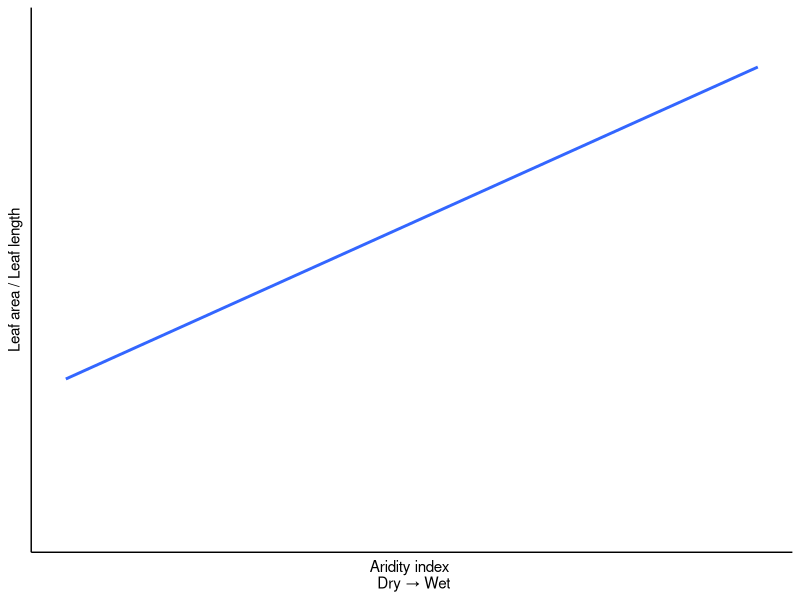
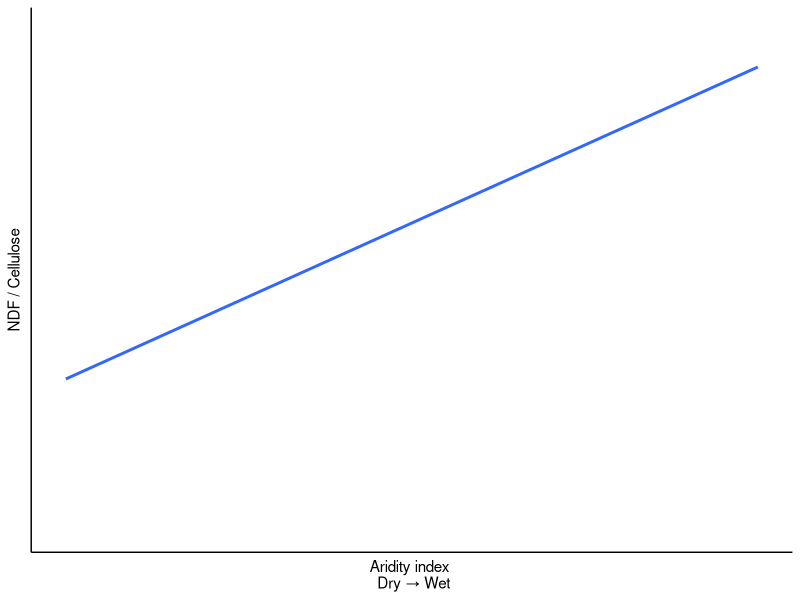
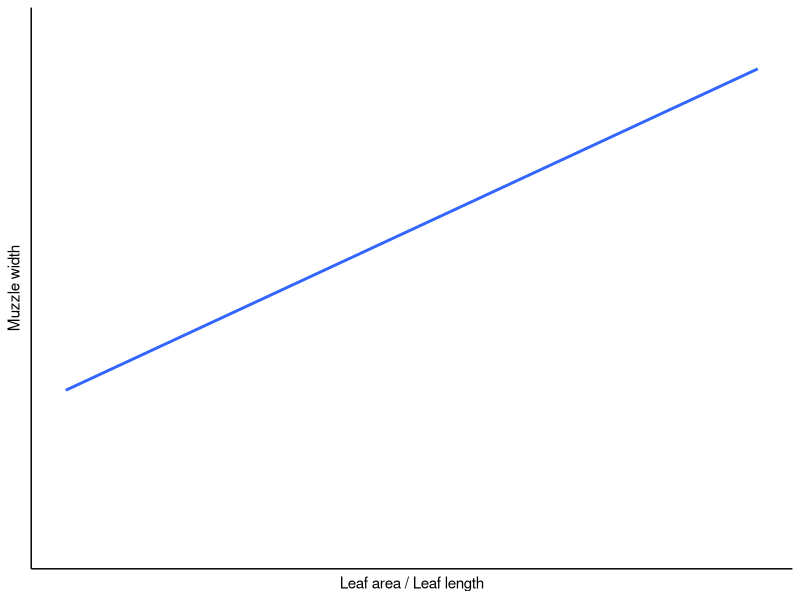
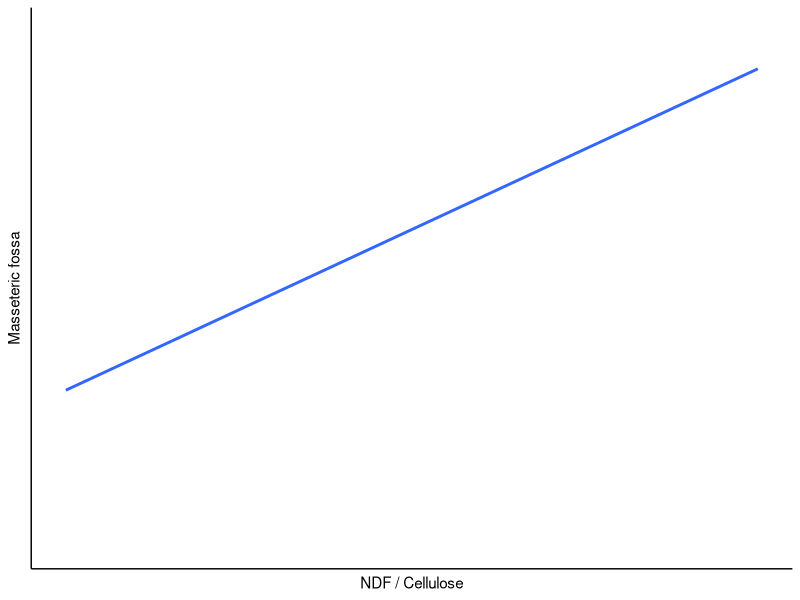
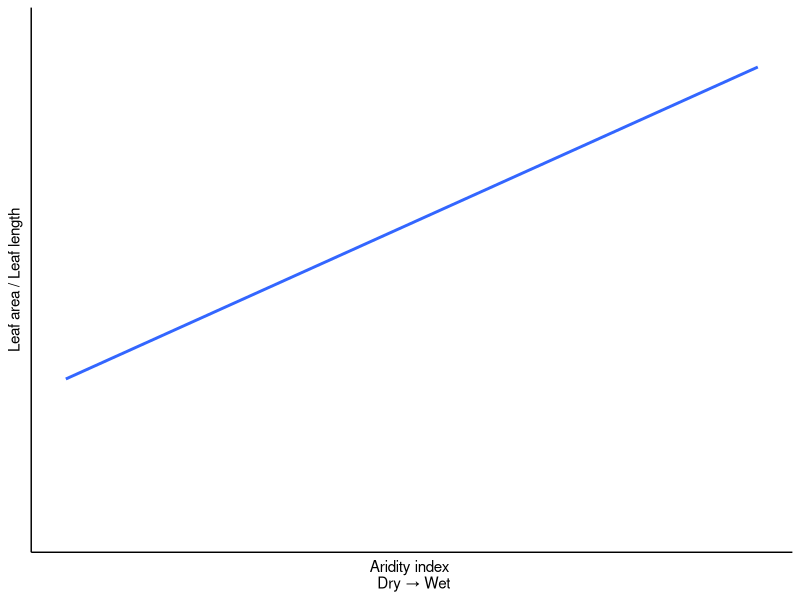
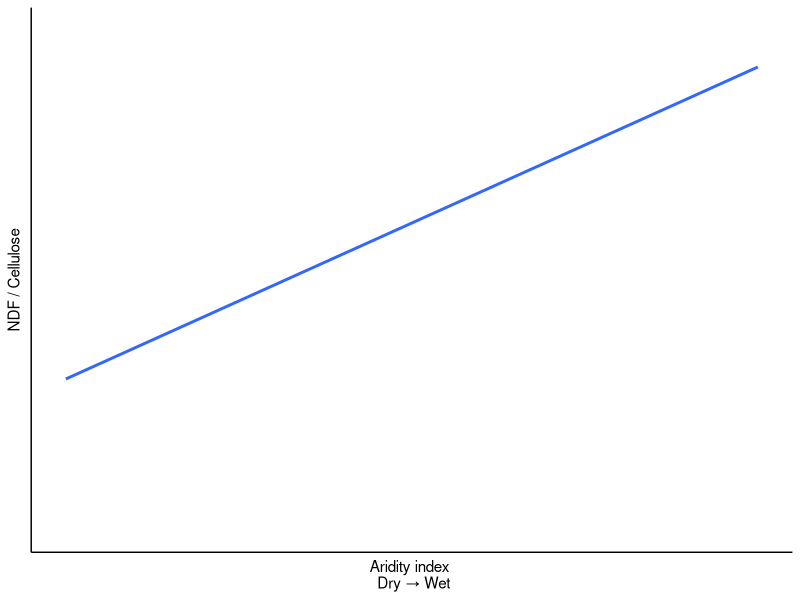
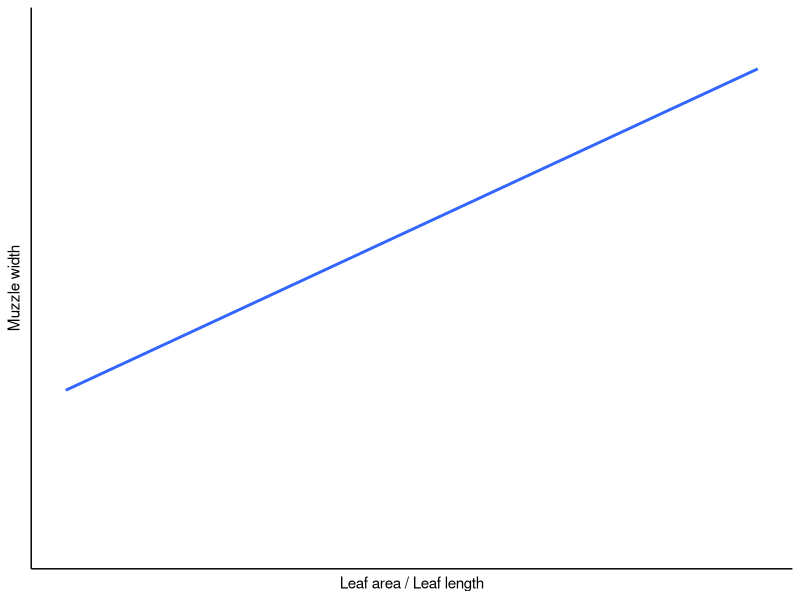
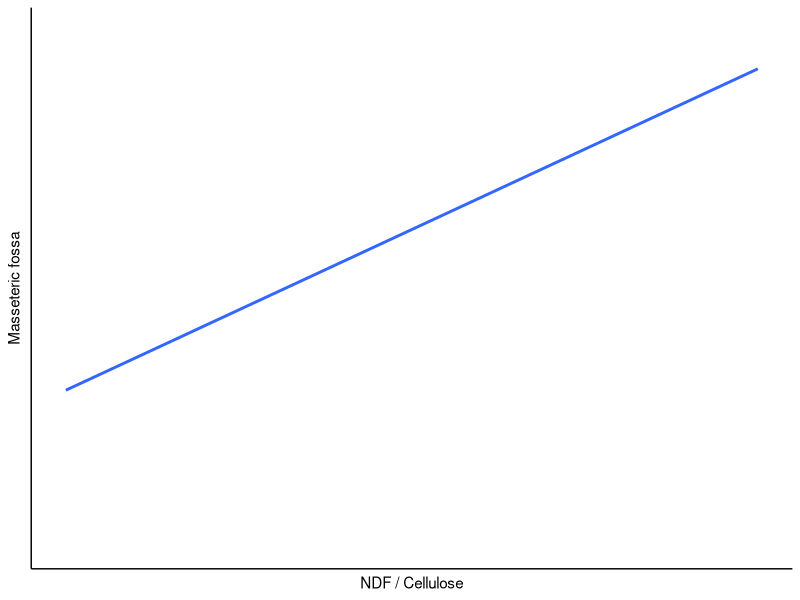

These figures' R source, in order:
library(ggplot2)
fake <- data.frame(x=1:10,y=seq(3,9.9,0.7))

ggplot(fake,aes(x=x,y=y))+geom_smooth(method="lm")+theme_classic()+xlab("Aridity index \n Dry → Wet")+ylab("Leaf area / Leaf length")+ylim(min=0,max=10)+theme(axis.text = element_blank(),axis.ticks = element_blank())
ggsave("Figures/Pred1.png",width=3,height=3,dpi=600,units="in")

ggplot(fake,aes(x=x,y=y))+geom_smooth(method="lm")+theme_classic()+xlab("Aridity index \n Dry → Wet")+ylab("NDF / Cellulose")+ylim(min=0,max=10)+theme(axis.text = element_blank(),axis.ticks = element_blank())
ggsave("Figures/Pred2.png",width=3,height=3,dpi=600,units="in")

ggplot(fake,aes(x=x,y=y))+geom_smooth(method="lm")+theme_classic()+xlab("Leaf area / Leaf length")+ylab("Muzzle width")+ylim(min=0,max=10)+theme(axis.text = element_blank(),axis.ticks = element_blank())
ggsave("Figures/Pred3.png",width=3,height=3,dpi=600,units="in")

ggplot(fake,aes(x=x,y=y))+geom_smooth(method="lm")+theme_classic()+xlab("NDF / Cellulose")+ylab("Masseteric fossa")+ylim(min=0,max=10)+theme(axis.text = element_blank(),axis.ticks = element_blank())
ggsave("Figures/Pred4.png",width=3,height=3,dpi=600,units="in")
